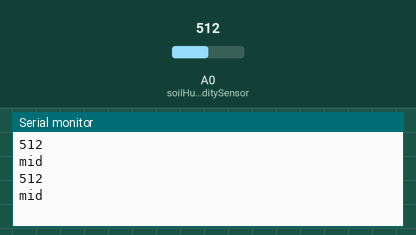
A sketch run on a simulated Arduino Uno, built with avr-gcc and run on an emulated ATmega328P. Parts: the last lines printed to the serial monitor. The inputs (shaded band) are chosen by the test bench; at power-on: A0 (soilHumiditySensor) = 512.

Above: at 1.8 s.
1.9 s: A0 (soilHumiditySensor) set to 400
At 2.5 s:
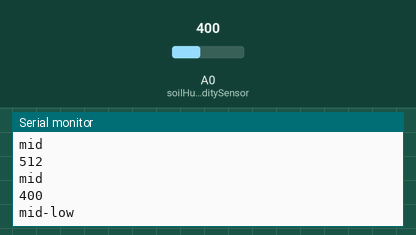
4.5 s: A0 (soilHumiditySensor) set to 240
At 5.8 s:
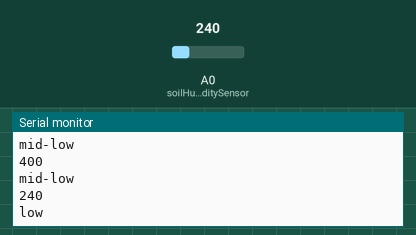
7.5 s: A0 (soilHumiditySensor) set to 625
At 8.8 s:
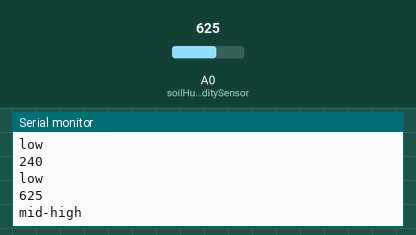
10.5 s: A0 (soilHumiditySensor) set to 830
At 11.8 s:
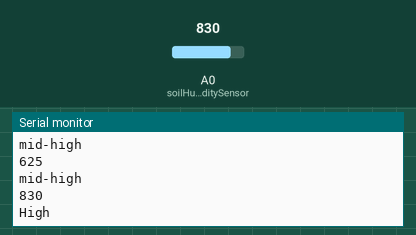
Timing chart, 0 to 13.5 s (numbered marks = the images above; inputs shaded):
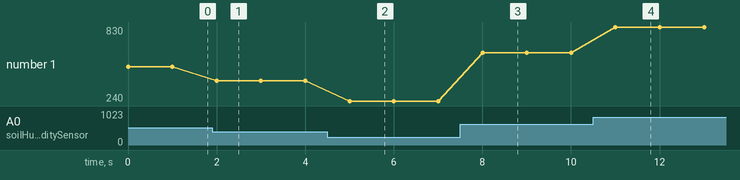

Measured:
- after the input at 1.9 s, the serial monitor: prints a new line after 0.10 s (image 1)
- after the input at 4.5 s, the serial monitor: prints a new line after 0.50 s (image 2)
- after the input at 7.5 s, the serial monitor: prints a new line after 0.50 s (image 3)
- after the input at 10.5 s, the serial monitor: prints a new line after 0.50 s (image 4)
- plotted number 1: 512 → 400 after the input at 1.9 s, 400 → 240 after the input at 4.5 s, 240 → 625 after the input at 7.5 s, 625 → 830 after the input at 10.5 s

The sketch:

Moisture_Sensor.ino
```cpp
int soilHumiditySensor = 0;

void setup() {
  Serial.begin(9600);
}

void loop() {
  int sensorValue = analogRead(soilHumiditySensor); //A0
  Serial.println(sensorValue);

 if (sensorValue >= 820)
 {
  Serial.println("High");
  }
else if (sensorValue >= 615  && sensorValue < 820)
 {
  Serial.println("mid-high");
}
else if (sensorValue >= 410 && sensorValue < 615)
 {
  Serial.println("mid");
}
else if (sensorValue >= 250 && sensorValue < 410)
 {
  Serial.println("mid-low");
}
else if (sensorValue >= 0 && sensorValue < 250)
 {
  Serial.println("low");
}
  delay(1000);        // delay 1 second between reads
}
```
